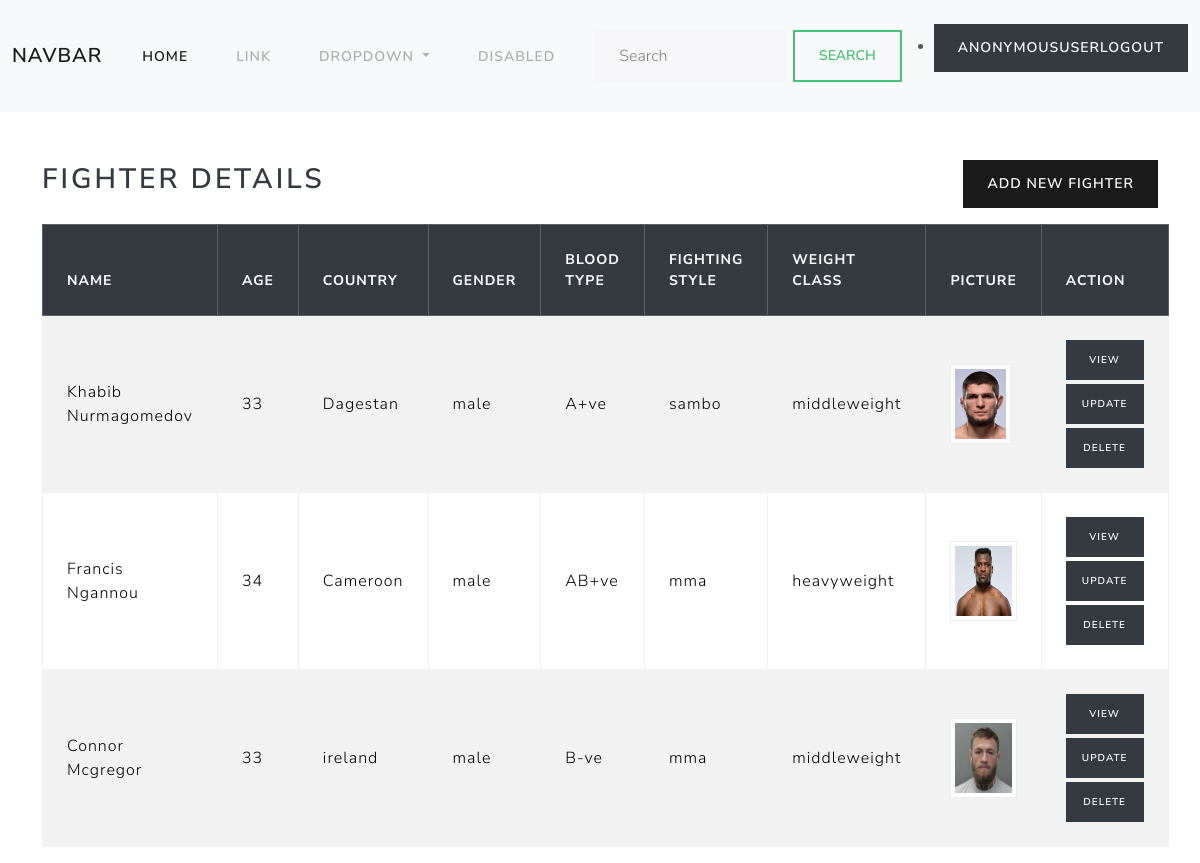
Page /fighter/list/ on the committed database.
### details/models.py (models this page shows, shortened)
class Fighters(models.Model):
    name = models.CharField(max_length=30)
    age = models.CharField(max_length=30)
    country = models.CharField(max_length=30)
    gender_type = (
        ("male","male"),
        ("female","female")
    )
    gender = models.CharField(max_length=30,choices=gender_type)
    blood_type = (
        ("A+ve", "A+ve"),
        ("A-ve", "A-ve"),
        ("B+ve", "B+ve"),
        ("B-ve", "B-ve"),
        ("O+ve", "O+ve"),
        ("O-ve", "O-ve"),
        ("AB+ve", "AB+ve"),
        ("AB-ve", "AB-ve"),
    )
    blood = models.CharField(max_length=30, choices=blood_type)
    fighting_options = (
        ("sambo", "sambo"),
        ("brazilian jiu jitsu", "brazilian jiu jitsu"),
        ("muay thai", "muay thai"),
        ("taekwondo", "taekwondo"),
        ("boxing", "boxing"),
        ("mma", "mma"),
    )
    fighting_style = models.CharField(max_length=30, choices=fighting_options)
    weight_options = (
        ("featherweight", "featherweight"),
        ("bantamweight", "bantamweight"),
        ("lightweight", "lightweight"),
        ("heavyweight", "heavyweight"),
        ("flyweight", "flyweight"),
        ('middleweight','middleweight')
    )
    weight_class = models.CharField(max_length=30, choices=weight_options)
    picture = models.ImageField(upload_to="fighters_images",null=True,blank=True)

### details/views.py (the view)
# urls.py: path('fighter/list/', views.FightersListView.as_view(), name='fighter-list'),
class FightersListView(View):
    template_name = "fighters_list.html"
    def get(self, request, *args, **kwargs):
        qs = Fighters.objects.all()  # Get all fighters without filtering
        return render(request, self.template_name, {"data": qs})

### details/templates/fighters_list.html (shortened to what this page needs)
{% extends 'base.html' %}
{% block main_block %}
<div class="container mt-5">
    <div class="d-flex justify-content-between align-items-center my-3">
        <h2 class="text-dark">Fighter Details</h2>
        <a href="{% url 'fighter-add' %}" class="btn btn-primary">
             Add New Fighter
        </a>
    </div>
    <table class="table table-striped table-hover table-bordered align-middle">
        <thead class="table-dark">
            <tr>
                <th>Name</th>
                <th>Age</th>
                <th>Country</th>
                <th>Gender</th>
                <th>Blood Type</th>
                <th>Fighting Style</th>
                <th>Weight Class</th>
                <th>Picture</th>
                <th>Action</th>
            </tr>
        </thead>
        <tbody>
            {% for f in data %}
            <tr>
                <td>{{ f.name }}</td>
                <td>{{ f.age }}</td>
                <td>{{ f.country }}</td>
                <td>{{ f.gender }}</td>
                <td>{{ f.blood }}</td>
                <td>{{ f.fighting_style }}</td>
                <td>{{ f.weight_class }}</td>
                <td>
                    {% if f.picture %}
                    <img src="{{ f.picture.url }}" alt="Fighter Picture" class="img-thumbnail" style="height: 80px; width: auto;">
                    {% else %}
                    <span class="text-muted">No Image</span>
                    {% endif %}
                </td>
                <td>
                    <div class="d-flex flex-column">
                        <a href="{% url 'fighter-detail' f.id %}" class="btn btn-dark btn-sm mb-1 text-white">View</a>
                        <a href="{% url 'fighter-update' f.id %}" class="btn btn-dark btn-sm mb-1">Update</a>
                        <a href="{% url 'fighter-delete' f.id %}" class="btn btn-dark btn-sm">Delete</a>
                    </div>
                </td>
            </tr>
            {% endfor %}
        </tbody>
    </table>
</div>
{% endblock %}

### details/templates/base.html (shortened to what this page needs)
<!DOCTYPE html>
<html lang="en">
{%load static%}
<head>
    <link rel="stylesheet" href="{%static 'css/style.css'%}">
<body>
        <nav class="navbar navbar-expand-lg bg-body-tertiary">
            <div class="container-fluid">
              <a class="navbar-brand" href="#">Navbar</a>
              <div class="collapse navbar-collapse" id="navbarSupportedContent">
                <ul class="navbar-nav me-auto mb-2 mb-lg-0">
                  <li class="nav-item">
                    <a class="nav-link active" aria-current="page" href="#">Home</a>
                  </li>
                  <li class="nav-item">
                    <a class="nav-link" href="#">Link</a>
                  </li>
                  <li class="nav-item dropdown">
                    <a class="nav-link dropdown-toggle" href="#" role="button" data-bs-toggle="dropdown" aria-expanded="false">
                      Dropdown
                    </a>
                  </li>
                  <li class="nav-item">
                    <a class="nav-link disabled" aria-disabled="true">Disabled</a>
                  </li>
                </ul>
                <form class="d-flex" role="search">
                  <input class="form-control me-2" type="search" placeholder="Search" aria-label="Search">
                  <button class="btn btn-outline-success" type="submit">Search</button>
                </form>
                <ul>
                  <li>
                    <a href="{%url 'signout'%} "class="btn btn-dark">{{request.user}}logout</a>
                  </li>
                </ul>
              </div>
            </div>
          </nav>
            {%block main_block%}
            {%endblock%}
</body>
</html>

### rows in the picture
Fighters: name "Khabib Nurmagomedov", age "33", country "Dagestan", gender "male", blood "A+ve", fighting_style "sambo", weight_class "middleweight", picture (picture)
Fighters: name "Francis Ngannou", age "34", country "Cameroon", gender "male", blood "AB+ve", fighting_style "mma", weight_class "heavyweight", picture (picture)
Fighters: name "Connor Mcgregor", age "33", country "ireland", gender "male", blood "B-ve", fighting_style "mma", weight_class "middleweight", picture (picture)

### other values in the picture
{{ request.user }} "ANONYMOUSUSER"
